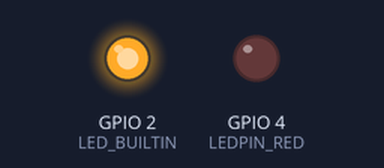
The program below on a simulated ESP32. On the bench: output pins drawn as LEDs (lit = HIGH). Dashed ring = blinking.

Above: at 0.5 s.
At 4.2 s:
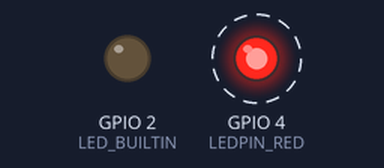
At 7.2 s:
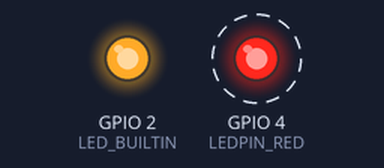
Timing chart, 0 to 7.8 s (numbered marks = the images above):
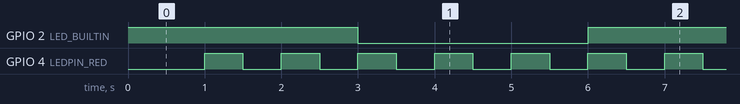

The program:

main.cpp
```cpp
#include <Arduino.h>
#include <ESP32TimerInterrupt.h>

// LED pin
#define LEDPIN_RED  4
// Timer interrupt interval
#define TIMER0_INTERVAL_MS 500

// Init ESP32 timer 0
ESP32Timer ITimer0(0);

void IRAM_ATTR TimerHandler0()
{
  static bool toggle = false;

  digitalWrite(LEDPIN_RED, toggle);
  toggle = !toggle;
}

void setup()
{
  pinMode(LEDPIN_RED, OUTPUT);
  pinMode(LED_BUILTIN, OUTPUT);

  // Attach interrupt handler (ISR) to the timer
  ITimer0.attachInterruptInterval(TIMER0_INTERVAL_MS * 1000, TimerHandler0);
}

void loop()
{
  digitalWrite(LED_BUILTIN, HIGH);
  delay(3000);
  digitalWrite(LED_BUILTIN, LOW);
  delay(3000);
}
```

Measured:
- by itself, GPIO 2 (LED_BUILTIN): alternates HIGH for 3.0 s and LOW for 3.0 s
- by itself, GPIO 4 (LEDPIN_RED): alternates HIGH for 0.50 s and LOW for 0.50 s
- by itself, everything shown: repeats every 6.0 s, in 13 steps
